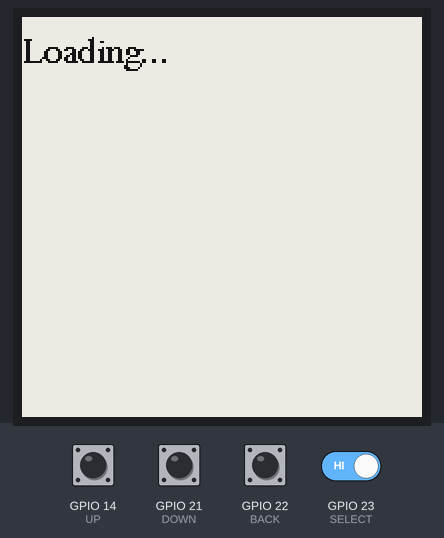
The sketch below on a simulated ESP32. On the bench: 200×200 one-colour display. The test bench sets the inputs (shaded band); at power-on: GPIO 14 (UP), GPIO 21 (DOWN), GPIO 22 (BACK), GPIO 23 (SELECT) HIGH. WiFi joins after 1.5 s; servers stay silent unless stated; uploads are accepted with an empty reply; what the sketch prints to the serial monitor is not drawn.

Above: at 4.1 s.
10.1 s: GPIO 21 (DOWN) pulled LOW for 0.15 s
At 12.9 s:
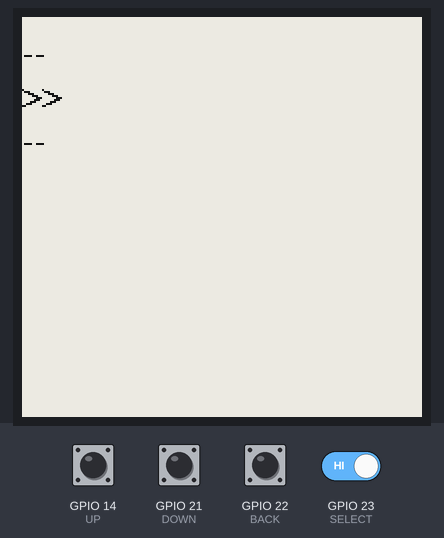
13.2 s: GPIO 21 (DOWN) pulled LOW for 1 s
At 16.4 s:
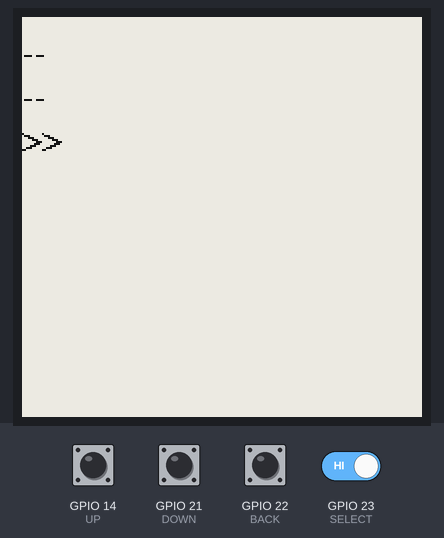
16.7 s: GPIO 14 (UP) pulled LOW for 0.15 s
At 19.1 s:
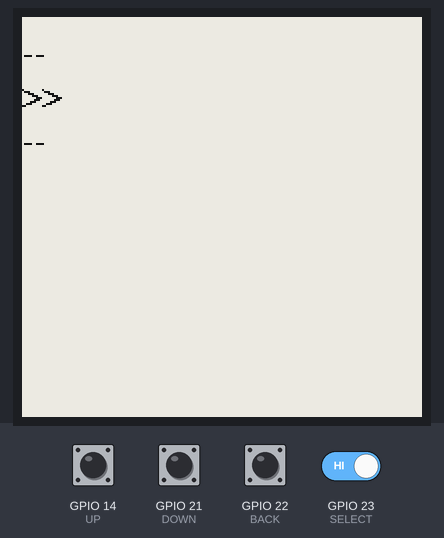
19.8 s: GPIO 22 (BACK) pulled LOW for 0.15 s
At 22.6 s:
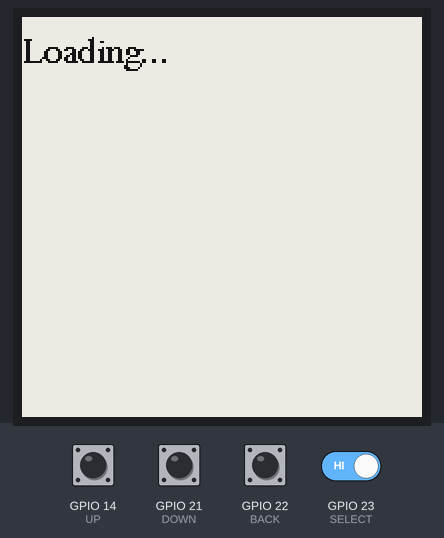
22.9 s: GPIO 23 (SELECT) driven LOW
Timing chart, 0 to 25.9 s (numbered marks = the images above; inputs shaded):
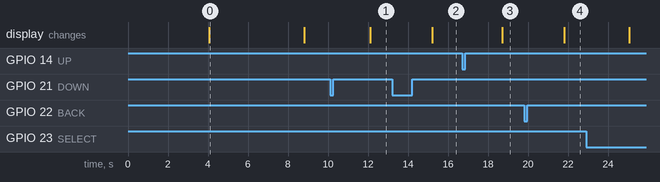

The sketch:

BasicEPaperReader.ino
```cpp
#include "Keys.h"
#include "Certs.h"

#include <Arduino.h>

// Graphics library
#include <GxEPD.h>
#include <GxIO/GxIO_SPI/GxIO_SPI.h>
#include <GxIO/GxIO.h>

// Wifi Libraries
#include <WiFi.h>
#include <WiFiMulti.h>
#include <WiFiClientSecure.h>

// JSON library
#include <ArduinoJson.h>

// select the display class to use, only one
#include <GxGDEP015OC1/GxGDEP015OC1.h>    // 1.54" b/w
//#include <GxGDEW042T2/GxGDEW042T2.h>      // 4.2" b/w

#include GxEPD_BitmapExamples

// FreeFonts from Adafruit_GFX
#include <Fonts/FreeMonoBold9pt7b.h>
#include <Fonts/FreeSans9pt7b.h>
#include <Fonts/FreeSerif9pt7b.h>


#if 0
SPIClass s(HSPI);
GxIO_Class io(s, /*CS=5*/ 15, /*DC=*/ 5, /*RST=*/ 16); // arbitrary selection of 17, 16
GxEPD_Class display(io, /*RST=*/ 16, /*BUSY=*/ 4); // arbitrary selection of (16), 4

SPIClass s(VSPI);
GxIO_Class io(s, /*CS=5*/ 15, /*DC=*/ 33, /*RST=*/ 27); // arbitrary selection of 17, 16
GxEPD_Class display(io, /*RST=*/ 27, /*BUSY=*/ 32); // arbitrary selection of (16), 4

#endif

// Set pins for EPaper Display
SPIClass s(VSPI); // VSPI or HSPI
GxIO_Class io(s, /*CS=*/ 15, /*DC=*/ 33, /*RST=*/ 27);
GxEPD_Class display(io, /*RST=*/ 27, /*BUSY=*/ 32);

// Button pins
#define UP 14
#define DOWN 21
#define SELECT 23
#define BACK 22


WiFiMulti wifiMulti;

const char*  pocket_server = "getpocket.com";
const char*  summarizer_server = "api.aylien.com";

const GFXfont* font = &FreeSerif9pt7b;

unsigned int current_article = 0;

struct Article {
  String title;
  String url;
};

Article articles[3];

void refreshScreen(bool partial = false)
{
  partial = false;
  if (partial)
  {
    display.updateWindow(0, 0, display.width(), display.height());
  }
  else
  {
    display.update();
  }
}

void setup() {
  Serial.begin(115200);
  Serial.println();
  Serial.println("setup");

  display.init(115200); // enable diagnostic output on Serial
  //display.setRotation(3);

  wifiMulti.addAP(WIFI_AP_NAME, WIFI_PASSWORD);

  // Use internal pullups for buttons
  pinMode(UP, INPUT_PULLUP);
  pinMode(DOWN, INPUT_PULLUP);
  pinMode(SELECT, INPUT_PULLUP);
  pinMode(BACK, INPUT_PULLUP);

  refreshScreen();

  loadingScreen();
  updateArticles();
  displayList();

  Serial.println("setup done");
}

void loop() {
  resetScreen();
  if (digitalRead(DOWN) == LOW)
  {
    Serial.println("Down Clicked!");

    current_article++;
    current_article %= 3;
    displayList();
  }
  else if (digitalRead(UP) == LOW)
  {
    Serial.println("Up Clicked!");

    current_article--;
    current_article %= 3;
    displayList();
  }
  else if (digitalRead(BACK) == LOW)
  {
    Serial.println("Back Clicked!");
    loadingScreen();
    updateArticles();
    displayList();
  }
  else if (digitalRead(SELECT) == LOW)
  {
    Serial.println("Select Clicked!");

    loadingScreen();
    displayArticleSummary(articles[current_article].url.c_str());
  }
  delay(5);

}

void resetScreen()
{
  display.fillScreen(GxEPD_WHITE);
  display.setTextColor(GxEPD_BLACK);
  display.setFont(font);
  display.setCursor(0, 0);
  display.println();
}

void loadingScreen()
{
  resetScreen();
  display.println("Loading...");
  refreshScreen();
  resetScreen();
}

void updateArticles()
{
  while (wifiMulti.run() != WL_CONNECTED){}
  if((wifiMulti.run() == WL_CONNECTED)) {

    WiFiClientSecure client;
    client.setCACert(amazon_root_ca);

    Serial.println("\nStarting connection to server...");
    if (!client.connect(pocket_server, 443)) {
      Serial.println("Connection failed!");
      char err[1024];
      client.lastError(err, 1024);
      Serial.println(err);
    } else {
      Serial.println("Connected to server!");
      String content = "consumer_key=" POCKET_CONSUMER_KEY "&access_token=" POCKET_ACCESS_KEY "&count=3&sort=newest&contentType=article";
      // Make a HTTP request:
      client.println("POST /v3/get HTTP/1.1");
      client.println("Host: getpocket.com");
      client.println("Content-Type: application/x-www-form-urlencoded");
      client.println("X-Accept: application/x-www-form-urlencoded");
      client.println(String("Content-Length: ") + content.length());
      client.println();
      client.println(content);

      char status[32] = {0};
      client.readBytesUntil('\r', status, sizeof(status));
      if (strcmp(status, "HTTP/1.1 200 OK") != 0) {
        Serial.print(F("Unexpected response: "));
        Serial.println(status);
        return;
      }

      // Skip HTTP headers
      char endOfHeaders[] = "\r\n\r\n";
      if (!client.find(endOfHeaders)) {
        Serial.println(F("Invalid response"));
        return;
      }

      // Allocate the JSON document
      // Use arduinojson.org/assistant to compute the capacity.
      const size_t capacity = JSON_OBJECT_SIZE(3) + JSON_ARRAY_SIZE(2) + 60;
      DynamicJsonBuffer jsonBuffer(capacity);

      // Parse JSON object
      JsonObject& root = jsonBuffer.parseObject(client);
      if (!root.success()) {
        Serial.println(F("Parsing failed!"));
        return;
      }

      // Extract values
      Serial.println(F("Response:"));
      Serial.println(root["status"].as<int>());

      int i = 0;
      for (JsonPair& p : root["list"].as<JsonObject>()) {
        articles[i].title = p.value.as<JsonObject>()["given_title"].as<char*>();
        articles[i].url = p.value.as<JsonObject>()["given_url"].as<char*>();
        i++;
      }

      client.stop();
    }
  }
}

void displayList()
{
  int i = 0;
  for (auto const& a : articles) {
    if (i++ == current_article)
    {
      display.print(">>");
    }
    else
    {
      display.print("--");
    }
    display.println(a.title);
  }
  refreshScreen(true);
}

void displayArticleSummary(const char* url)
{
  while (wifiMulti.run() != WL_CONNECTED){}
  if((wifiMulti.run() == WL_CONNECTED)) {

    WiFiClientSecure client;
    client.setCACert(comodo_root_ca);

    Serial.println("\nStarting connection to server...");
    if (!client.connect(summarizer_server, 443)) {
      Serial.println("Connection failed!");
      char err[1024];
      client.lastError(err, 1024);
      Serial.println(err);
    } else {
      Serial.println("Connected to server!");
      // Make a HTTP request:
      client.println(String("GET /api/v1/extract?url=") + url + " HTTP/1.1");
      client.println("Host: api.aylien.com");
      client.println("Accept: application/json");
      client.println("X-AYLIEN-TextAPI-Application-Key: " AYLIEN_APPLICATION_KEY);
      client.println("X-AYLIEN-TextAPI-Application-ID: " AYLIEN_APPLICATION_ID);
      client.println();

      char status[32] = {0};
      client.readBytesUntil('\r', status, sizeof(status));

      // Skip HTTP headers
      char endOfHeaders[] = "\r\n\r\n";
      if (!client.find(endOfHeaders)) {
        Serial.println(F("Invalid response"));
        return;
      }

      // Allocate the JSON document
      // Use arduinojson.org/assistant to compute the capacity.
      const size_t capacity = JSON_OBJECT_SIZE(3) + JSON_ARRAY_SIZE(2) + 60;
      DynamicJsonBuffer jsonBuffer(capacity);

      // Parse JSON object
      JsonObject& root = jsonBuffer.parseObject(client);
      if (!root.success()) {
        Serial.println(F("Parsing failed!"));
        return;
      }

      // Extract value
      display.println(root["article"].as<char*>());
      refreshScreen();

      client.stop();
    }
  }
}
```

Certs.h
```cpp
// Amazon Root CA 1
const char* amazon_root_ca= \
     "-----BEGIN CERTIFICATE-----\n" \
"MIIDQTCCAimgAwIBAgITBmyfz5m/jAo54vB4ikPmljZbyjANBgkqhkiG9w0BAQsF\n" \
"ADA5MQswCQYDVQQGEwJVUzEPMA0GA1UEChMGQW1hem9uMRkwFwYDVQQDExBBbWF6\n" \
"b24gUm9vdCBDQSAxMB4XDTE1MDUyNjAwMDAwMFoXDTM4MDExNzAwMDAwMFowOTEL\n" \
"MAkGA1UEBhMCVVMxDzANBgNVBAoTBkFtYXpvbjEZMBcGA1UEAxMQQW1hem9uIFJv\n" \
"b3QgQ0EgMTCCASIwDQYJKoZIhvcNAQEBBQADggEPADCCAQoCggEBALJ4gHHKeNXj\n" \
"ca9HgFB0fW7Y14h29Jlo91ghYPl0hAEvrAIthtOgQ3pOsqTQNroBvo3bSMgHFzZM\n" \
"9O6II8c+6zf1tRn4SWiw3te5djgdYZ6k/oI2peVKVuRF4fn9tBb6dNqcmzU5L/qw\n" \
"IFAGbHrQgLKm+a/sRxmPUDgH3KKHOVj4utWp+UhnMJbulHheb4mjUcAwhmahRWa6\n" \
"VOujw5H5SNz/0egwLX0tdHA114gk957EWW67c4cX8jJGKLhD+rcdqsq08p8kDi1L\n" \
"93FcXmn/6pUCyziKrlA4b9v7LWIbxcceVOF34GfID5yHI9Y/QCB/IIDEgEw+OyQm\n" \
"jgSubJrIqg0CAwEAAaNCMEAwDwYDVR0TAQH/BAUwAwEB/zAOBgNVHQ8BAf8EBAMC\n" \
"AYYwHQYDVR0OBBYEFIQYzIU07LwMlJQuCFmcx7IQTgoIMA0GCSqGSIb3DQEBCwUA\n" \
"A4IBAQCY8jdaQZChGsV2USggNiMOruYou6r4lK5IpDB/G/wkjUu0yKGX9rbxenDI\n" \
"U5PMCCjjmCXPI6T53iHTfIUJrU6adTrCC2qJeHZERxhlbI1Bjjt/msv0tadQ1wUs\n" \
"N+gDS63pYaACbvXy8MWy7Vu33PqUXHeeE6V/Uq2V8viTO96LXFvKWlJbYK8U90vv\n" \
"o/ufQJVtMVT8QtPHRh8jrdkPSHCa2XV4cdFyQzR1bldZwgJcJmApzyMZFo6IQ6XU\n" \
"5MsI+yMRQ+hDKXJioaldXgjUkK642M4UwtBV8ob2xJNDd2ZhwLnoQdeXeGADbkpy\n" \
"rqXRfboQnoZsG4q5WTP468SQvvG5\n" \
"-----END CERTIFICATE-----\n";

// Comodo Root CA
const char* comodo_root_ca= \
"-----BEGIN CERTIFICATE-----\n" \
"MIIF2DCCA8CgAwIBAgIQTKr5yttjb+Af907YWwOGnTANBgkqhkiG9w0BAQwFADCB\n" \
"hTELMAkGA1UEBhMCR0IxGzAZBgNVBAgTEkdyZWF0ZXIgTWFuY2hlc3RlcjEQMA4G\n" \
"A1UEBxMHU2FsZm9yZDEaMBgGA1UEChMRQ09NT0RPIENBIExpbWl0ZWQxKzApBgNV\n" \
"BAMTIkNPTU9ETyBSU0EgQ2VydGlmaWNhdGlvbiBBdXRob3JpdHkwHhcNMTAwMTE5\n" \
"MDAwMDAwWhcNMzgwMTE4MjM1OTU5WjCBhTELMAkGA1UEBhMCR0IxGzAZBgNVBAgT\n" \
"EkdyZWF0ZXIgTWFuY2hlc3RlcjEQMA4GA1UEBxMHU2FsZm9yZDEaMBgGA1UEChMR\n" \
"Q09NT0RPIENBIExpbWl0ZWQxKzApBgNVBAMTIkNPTU9ETyBSU0EgQ2VydGlmaWNh\n" \
"dGlvbiBBdXRob3JpdHkwggIiMA0GCSqGSIb3DQEBAQUAA4ICDwAwggIKAoICAQCR\n" \
"6FSS0gpWsawNJN3Fz0RndJkrN6N9I3AAcbxT38T6KhKPS38QVr2fcHK3YX/JSw8X\n" \
"pz3jsARh7v8Rl8f0hj4K+j5c+ZPmNHrZFGvnnLOFoIJ6dq9xkNfs/Q36nGz637CC\n" \
"9BR++b7Epi9Pf5l/tfxnQ3K9DADWietrLNPtj5gcFKt+5eNu/Nio5JIk2kNrYrhV\n" \
"/erBvGy2i/MOjZrkm2xpmfh4SDBF1a3hDTxFYPwyllEnvGfDyi62a+pGx8cgoLEf\n" \
"Zd5ICLqkTqnyg0Y3hOvozIFIQ2dOciqbXL1MGyiKXCJ7tKuY2e7gUYPDCUZObT6Z\n" \
"+pUX2nwzV0E8jVHtC7ZcryxjGt9XyD+86V3Em69FmeKjWiS0uqlWPc9vqv9JWL7w\n" \
"qP/0uK3pN/u6uPQLOvnoQ0IeidiEyxPx2bvhiWC4jChWrBQdnArncevPDt09qZah\n" \
"SL0896+1DSJMwBGB7FY79tOi4lu3sgQiUpWAk2nojkxl8ZEDLXB0AuqLZxUpaVIC\n" \
"u9ffUGpVRr+goyhhf3DQw6KqLCGqR84onAZFdr+CGCe01a60y1Dma/RMhnEw6abf\n" \
"Fobg2P9A3fvQQoh/ozM6LlweQRGBY84YcWsr7KaKtzFcOmpH4MN5WdYgGq/yapiq\n" \
"crxXStJLnbsQ/LBMQeXtHT1eKJ2czL+zUdqnR+WEUwIDAQABo0IwQDAdBgNVHQ4E\n" \
"FgQUu69+Aj36pvE8hI6t7jiY7NkyMtQwDgYDVR0PAQH/BAQDAgEGMA8GA1UdEwEB\n" \
"/wQFMAMBAf8wDQYJKoZIhvcNAQEMBQADggIBAArx1UaEt65Ru2yyTUEUAJNMnMvl\n" \
"wFTPoCWOAvn9sKIN9SCYPBMtrFaisNZ+EZLpLrqeLppysb0ZRGxhNaKatBYSaVqM\n" \
"4dc+pBroLwP0rmEdEBsqpIt6xf4FpuHA1sj+nq6PK7o9mfjYcwlYRm6mnPTXJ9OV\n" \
"2jeDchzTc+CiR5kDOF3VSXkAKRzH7JsgHAckaVd4sjn8OoSgtZx8jb8uk2Intzna\n" \
"FxiuvTwJaP+EmzzV1gsD41eeFPfR60/IvYcjt7ZJQ3mFXLrrkguhxuhoqEwWsRqZ\n" \
"CuhTLJK7oQkYdQxlqHvLI7cawiiFwxv/0Cti76R7CZGYZ4wUAc1oBmpjIXUDgIiK\n" \
"boHGhfKppC3n9KUkEEeDys30jXlYsQab5xoq2Z0B15R97QNKyvDb6KkBPvVWmcke\n" \
"jkk9u+UJueBPSZI9FoJAzMxZxuY67RIuaTxslbH9qh17f4a+Hg4yRvv7E491f0yL\n" \
"S0Zj/gA0QHDBw7mh3aZw4gSzQbzpgJHqZJx64SIDqZxubw5lT2yHh17zbqD5daWb\n" \
"QOhTsiedSrnAdyGN/4fy3ryM7xfft0kL0fJuMAsaDk527RH89elWsn2/x20Kk4yl\n" \
"0MC2Hb46TpSi125sC8KKfPog88Tk5c0NqMuRkrF8hey1FGlmDoLnzc7ILaZRfyHB\n" \
"NVOFBkpdn627G190\n" \
"-----END CERTIFICATE-----\n";
```

Keys.h
```cpp
#define WIFI_AP_NAME ""
#define WIFI_PASSWORD ""

#define POCKET_CONSUMER_KEY ""
#define POCKET_ACCESS_KEY ""

#define AYLIEN_APPLICATION_ID ""
#define AYLIEN_APPLICATION_KEY ""
```

Measured:
- after the input at 10.1 s, the display: changes after 2.0 s (image 1)
- after the input at 13.2 s, the display: changes after 2.0 s (image 2)
- after the input at 16.7 s, the display: changes after 2.0 s (image 3)
- after the input at 19.8 s, the display: changes after 2.0 s (image 4)
- what the display in image 0 shows lasts 4.7 s, from 4.1 s to 8.8 s
